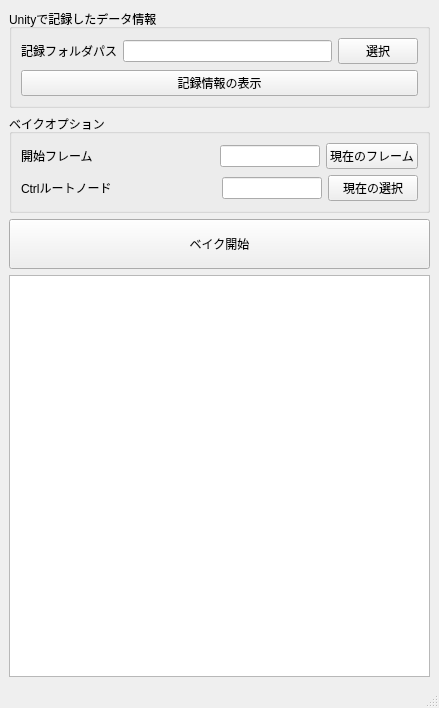
<?xml version="1.0" encoding="UTF-8"?>
<ui version="4.0">
 <class>MainWindow</class>
 <widget class="QMainWindow" name="MainWindow">
  <property name="geometry">
   <rect>
    <x>0</x>
    <y>0</y>
    <width>439</width>
    <height>708</height>
   </rect>
  </property>
  <property name="windowTitle">
   <string>MainWindow</string>
  </property>
  <widget class="QWidget" name="centralwidget">
   <layout class="QHBoxLayout" name="horizontalLayout_4">
    <item>
     <layout class="QVBoxLayout" name="verticalLayout_3">
      <item>
       <widget class="QGroupBox" name="import_data_group">
        <property name="title">
         <string>Unityで記録したデータ情報</string>
        </property>
        <layout class="QVBoxLayout" name="verticalLayout">
         <item>
          <layout class="QHBoxLayout" name="horizontalLayout">
           <item>
            <widget class="QLabel" name="import_dir_label">
             <property name="text">
              <string>記録フォルダパス</string>
             </property>
            </widget>
           </item>
           <item>
            <widget class="QLineEdit" name="import_dir_edit_text"/>
           </item>
           <item>
            <widget class="QPushButton" name="select_dir_button">
             <property name="text">
              <string>選択</string>
             </property>
            </widget>
           </item>
          </layout>
         </item>
         <item>
          <widget class="QPushButton" name="show_info_button">
           <property name="text">
            <string>記録情報の表示</string>
           </property>
          </widget>
         </item>
        </layout>
       </widget>
      </item>
      <item>
       <widget class="QGroupBox" name="option_setting_group">
        <property name="title">
         <string>ベイクオプション</string>
        </property>
        <layout class="QVBoxLayout" name="verticalLayout_2">
         <item>
          <layout class="QHBoxLayout" name="horizontalLayout_2">
           <item>
            <widget class="QLabel" name="start_option_label">
             <property name="text">
              <string>開始フレーム</string>
             </property>
            </widget>
           </item>
           <item>
            <spacer name="horizontalSpacer">
             <property name="orientation">
              <enum>Qt::Horizontal</enum>
             </property>
             <property name="sizeHint" stdset="0">
              <size>
               <width>40</width>
               <height>20</height>
              </size>
             </property>
            </spacer>
           </item>
           <item>
            <widget class="QLineEdit" name="start_option_edit">
             <property name="maximumSize">
              <size>
               <width>100</width>
               <height>16777215</height>
              </size>
             </property>
            </widget>
           </item>
           <item>
            <widget class="QPushButton" name="get_crrent_frame_button">
             <property name="minimumSize">
              <size>
               <width>90</width>
               <height>0</height>
              </size>
             </property>
             <property name="baseSize">
              <size>
               <width>0</width>
               <height>0</height>
              </size>
             </property>
             <property name="text">
              <string>現在のフレーム</string>
             </property>
            </widget>
           </item>
          </layout>
         </item>
         <item>
          <layout class="QHBoxLayout" name="horizontalLayout_3">
           <item>
            <widget class="QLabel" name="target_option_label">
             <property name="text">
              <string>Ctrlルートノード</string>
             </property>
            </widget>
           </item>
           <item>
            <spacer name="horizontalSpacer_2">
             <property name="orientation">
              <enum>Qt::Horizontal</enum>
             </property>
             <property name="sizeHint" stdset="0">
              <size>
               <width>40</width>
               <height>20</height>
              </size>
             </property>
            </spacer>
           </item>
           <item>
            <widget class="QLineEdit" name="target_option_edit">
             <property name="maximumSize">
              <size>
               <width>100</width>
               <height>16777215</height>
              </size>
             </property>
            </widget>
           </item>
           <item>
            <widget class="QPushButton" name="get_current_target_button">
             <property name="minimumSize">
              <size>
               <width>90</width>
               <height>0</height>
              </size>
             </property>
             <property name="text">
              <string>現在の選択</string>
             </property>
            </widget>
           </item>
          </layout>
         </item>
        </layout>
       </widget>
      </item>
      <item>
       <widget class="QPushButton" name="bake_start_button">
        <property name="minimumSize">
         <size>
          <width>0</width>
          <height>50</height>
         </size>
        </property>
        <property name="text">
         <string>ベイク開始</string>
        </property>
       </widget>
      </item>
      <item>
       <widget class="QTextEdit" name="log_edit">
        <property name="readOnly">
         <bool>true</bool>
        </property>
       </widget>
      </item>
     </layout>
    </item>
   </layout>
  </widget>
  <widget class="QStatusBar" name="statusbar"/>
 </widget>
 <resources/>
 <connections/>
</ui>
